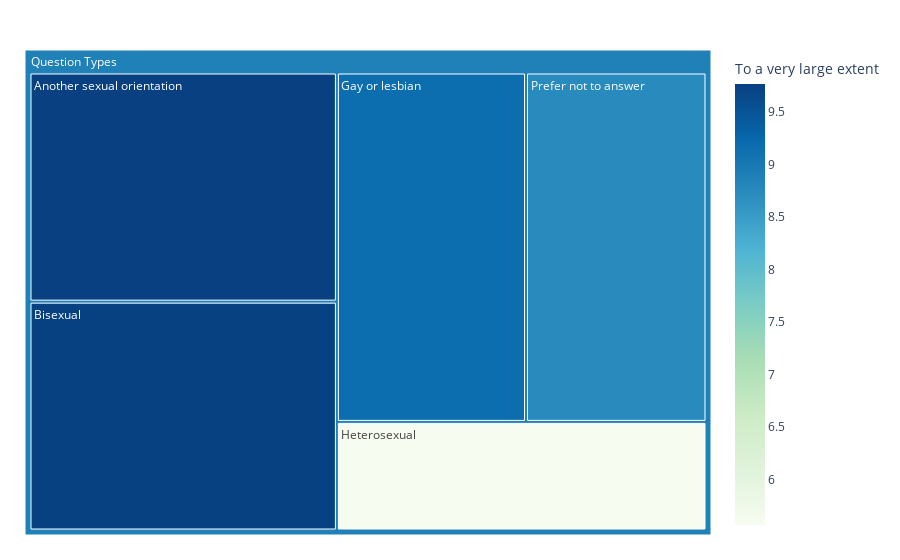
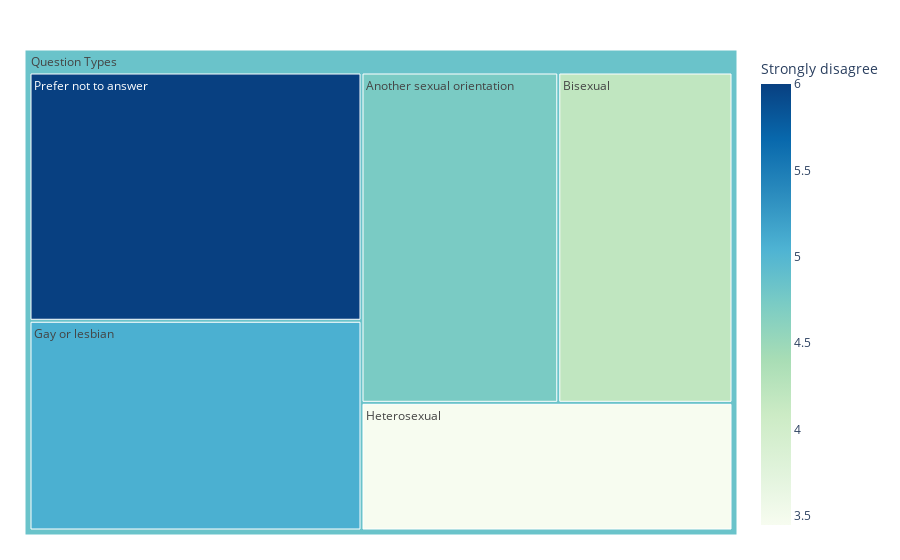

Notebook cell for these charts, in order:
### Code cell
# show the above distribution for Each demographic group, with the question asked. and their responses
print(dict_questions['Q70m'])
df_tree_map = get_results('Q70m',uniq_by_cond_2[7]).reset_index()
fig = px.treemap(df_tree_map, path=[px.Constant("Question Types"), 'BYCOND'], values=df_tree_map.columns[5], color=df_tree_map.columns[5]
                                    ,color_continuous_scale='GnBu')
fig.update_layout(margin = dict(t=50, l=25, r=25, b=25))
fig.show()

# show the above distribution for Each demographic group, with the question asked. and their responses
print(dict_questions['Q26'])
df_tree_map = get_results('Q26',uniq_by_cond_2[7]).reset_index()
fig = px.treemap(df_tree_map, path=[px.Constant("Question Types"), 'BYCOND'], values=df_tree_map.columns[5], color=df_tree_map.columns[5]
                                    ,color_continuous_scale='GnBu')
fig.update_layout(margin = dict(t=50, l=25, r=25, b=25))
fig.show()

### Figure 1 — Plotly figure (JSON) as saved in the notebook; plotly's stock layout.template omitted (floating-point values rounded to 4 significant figures)
{"data": [{"branchvalues": "total", "customdata": [[9.769], [9.757], [9.163], [5.567], [8.746], [8.885]], "domain": {"x": [0, 1], "y": [0, 1]}, "hovertemplate": "labels=%{label}<br>To a very large extent_sum=%{value}<br>parent=%{parent}<br>id=%{id}<br>To a very large extent=%{color}<extra></extra>", "ids": ["Question Types/Another sexual orientation", "Question Types/Bisexual", "Question Types/Gay or lesbian", "Question Types/Heterosexual", "Question Types/Prefer not to answer", "Question Types"], "labels": ["Another sexual orientation", "Bisexual", "Gay or lesbian", "Heterosexual", "Prefer not to answer", "Question Types"], "marker": {"coloraxis": "coloraxis", "colors": [9.769, 9.757, 9.163, 5.567, 8.746, 8.885]}, "name": "", "parents": ["Question Types", "Question Types", "Question Types", "Question Types", "Question Types", ""], "type": "treemap", "values": [9.769, 9.757, 9.163, 5.567, 8.746, 43.0]}], "layout": {"coloraxis": {"colorbar": {"title": {"text": "To a very large extent"}}, "colorscale": [[0, "rgb(247,252,240)"], [0.125, "rgb(224,243,219)"], [0.25, "rgb(204,235,197)"], [0.375, "rgb(168,221,181)"], [0.5, "rgb(123,204,196)"], [0.625, "rgb(78,179,211)"], [0.75, "rgb(43,140,190)"], [0.875, "rgb(8,104,172)"], [1, "rgb(8,64,129)"]]}, "legend": {"tracegroupgap": 0}, "margin": {"b": 25, "l": 25, "r": 25, "t": 50}}}

### Figure 2 — Plotly figure (JSON) as saved in the notebook; plotly's stock layout.template omitted (floating-point values rounded to 4 significant figures)
{"data": [{"branchvalues": "total", "customdata": [[4.731], [4.189], [5.068], [3.448], [6], [4.843]], "domain": {"x": [0, 1], "y": [0, 1]}, "hovertemplate": "labels=%{label}<br>Strongly disagree_sum=%{value}<br>parent=%{parent}<br>id=%{id}<br>Strongly disagree=%{color}<extra></extra>", "ids": ["Question Types/Another sexual orientation", "Question Types/Bisexual", "Question Types/Gay or lesbian", "Question Types/Heterosexual", "Question Types/Prefer not to answer", "Question Types"], "labels": ["Another sexual orientation", "Bisexual", "Gay or lesbian", "Heterosexual", "Prefer not to answer", "Question Types"], "marker": {"coloraxis": "coloraxis", "colors": [4.731, 4.189, 5.068, 3.448, 6, 4.843]}, "name": "", "parents": ["Question Types", "Question Types", "Question Types", "Question Types", "Question Types", ""], "type": "treemap", "values": [4.731, 4.189, 5.068, 3.448, 6, 23.44]}], "layout": {"coloraxis": {"colorbar": {"title": {"text": "Strongly disagree"}}, "colorscale": [[0, "rgb(247,252,240)"], [0.125, "rgb(224,243,219)"], [0.25, "rgb(204,235,197)"], [0.375, "rgb(168,221,181)"], [0.5, "rgb(123,204,196)"], [0.625, "rgb(78,179,211)"], [0.75, "rgb(43,140,190)"], [0.875, "rgb(8,104,172)"], [1, "rgb(8,64,129)"]]}, "legend": {"tracegroupgap": 0}, "margin": {"b": 25, "l": 25, "r": 25, "t": 50}}}
